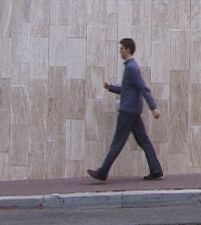
#> input picture Unit Test/eli_walk3.png, 201 x 225 px
$ python SLIC_unit.py
#> lines starting #> are read from the running program, lines starting #| are printed output that depends on the picture
import cv2
from skimage.segmentation import slic,mark_boundaries
from skimage import io
import matplotlib.pyplot as plt
import numpy as np

np.set_printoptions(threshold=np.inf)

def SLIC(src ,n_segments, compactness):

    # lab =  cv2.cvtColor(img, cv2.COLOR_BGR2Lab)
    # src =  cv2.cvtColor(src, cv2.COLOR_BGR2RGB)

    segments = slic(src, n_segments, compactness)
    dst = mark_boundaries(src, segments)
    # [9 lines of commented-out code are left out]
    return dst

if __name__ == '__main__':
    src = cv2.imread('./eli_walk3.png')
#> src is the input picture: shape (225, 201, 3); mean B, G, R 138.4, 132.1, 139.8
    clone1 = src.copy()
    clone2 = src.copy()
    clone3 = src.copy()
    dst1 = SLIC(clone1, n_segments=300, compactness=10)
#> in SLIC, `segments = slic(src, n_segments, compactness)`:
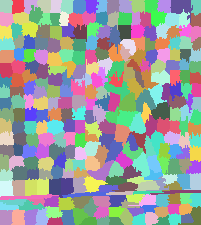
#> segments: shape (225, 201) int64; 301 distinct labels, from 1 to 301; one colour per label, 0 black
    dst2 = SLIC(clone2, n_segments=300, compactness=20)
#> call 2 of SLIC, with n_segments = 300, compactness = 20
#> in SLIC (call 2), `segments = slic(src, n_segments, compactness)`:
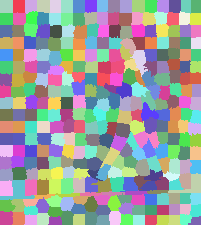
#> segments: shape (225, 201) int64; 317 distinct labels, from 1 to 317; one colour per label, 0 black
    dst3 = SLIC(clone3, n_segments=300, compactness=5)
#> call 3 of SLIC, with n_segments = 300, compactness = 5
#> in SLIC (call 3), `segments = slic(src, n_segments, compactness)`:
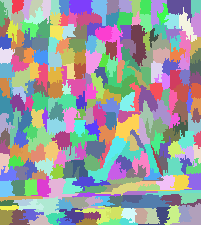
#> segments: shape (225, 201) int64; 261 distinct labels, from 1 to 261; one colour per label, 0 black
#> in SLIC (call 3), `dst = mark_boundaries(src, segments)`:
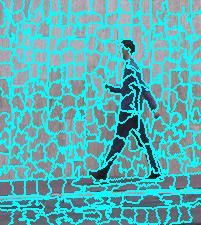
#> dst: shape (225, 201, 3) float64; mean B, G, R 0.71, 0.694, 0.349

    cv2.imshow('dst1', cv2.pyrUp(dst1))
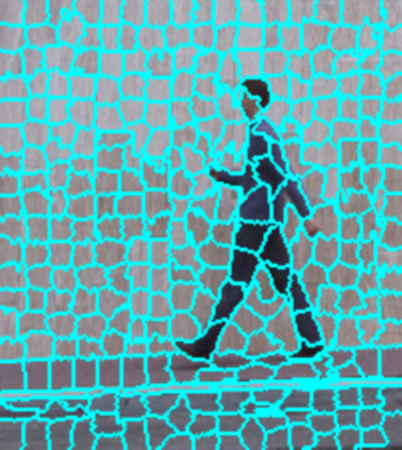
#> window 'dst1': shape (450, 402, 3) float64; mean B, G, R 0.688, 0.671, 0.372
    cv2.imshow('dst2', cv2.pyrUp(dst2))
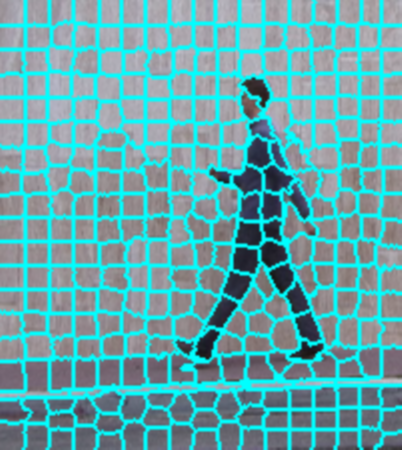
#> window 'dst2': shape (450, 402, 3) float64; mean B, G, R 0.677, 0.659, 0.388
    cv2.imshow('dst3', cv2.pyrUp(dst3))
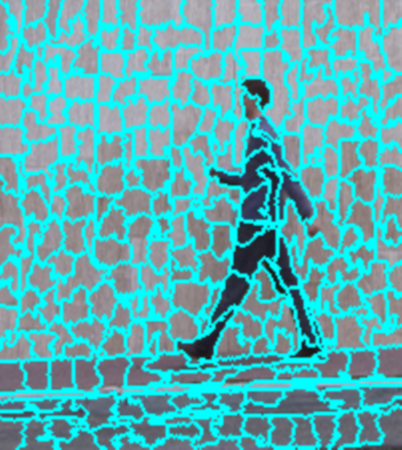
#> window 'dst3': shape (450, 402, 3) float64; mean B, G, R 0.71, 0.694, 0.349
    cv2.waitKey(0)
    cv2.destroyAllWindows()

$ run again, with Unit Test/Comparison.png copied over Unit Test/eli_walk3.png
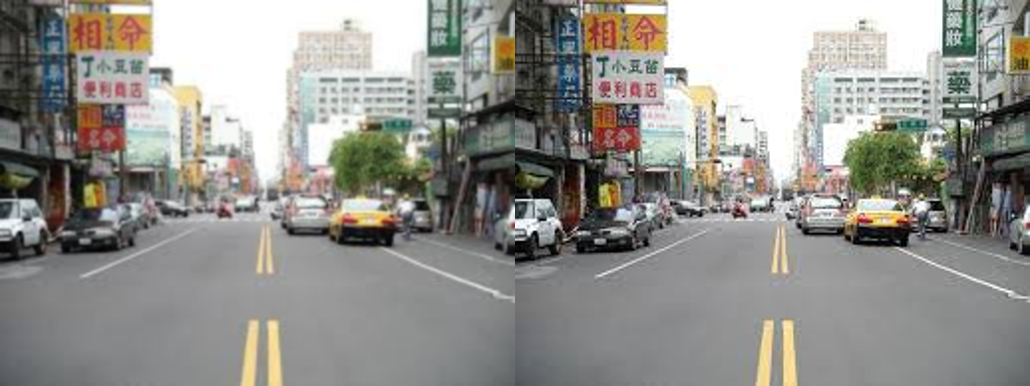
#> input picture Unit Test/Comparison.png, 1030 x 386 px
#> src is the input picture: shape (386, 1030, 3); mean B, G, R 142.8, 147.8, 148.7
#> segments: shape (386, 1030) int64; 233 distinct labels, from 1 to 233
#> segments: shape (386, 1030) int64; 295 distinct labels, from 1 to 295
#> in SLIC (call 3), `segments = slic(src, n_segments, compactness)`:
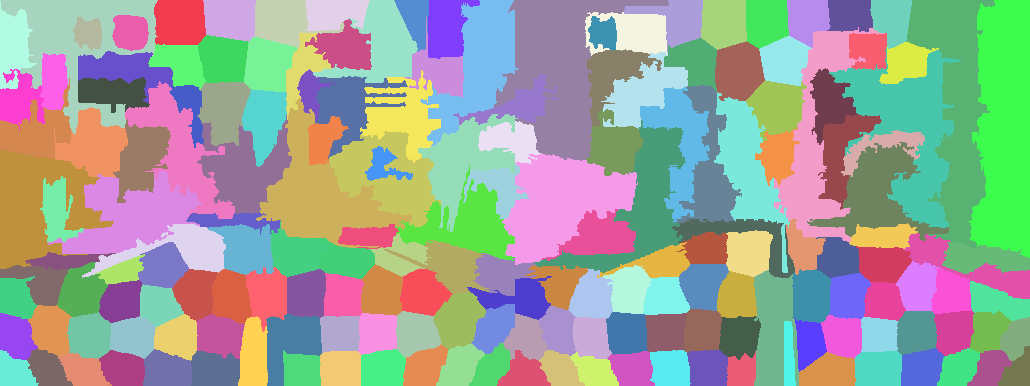
#> segments: shape (386, 1030) int64; 179 distinct labels, from 1 to 179; one colour per label, 0 black
#> `cv2.imshow('dst3', cv2.pyrUp(dst3))`:
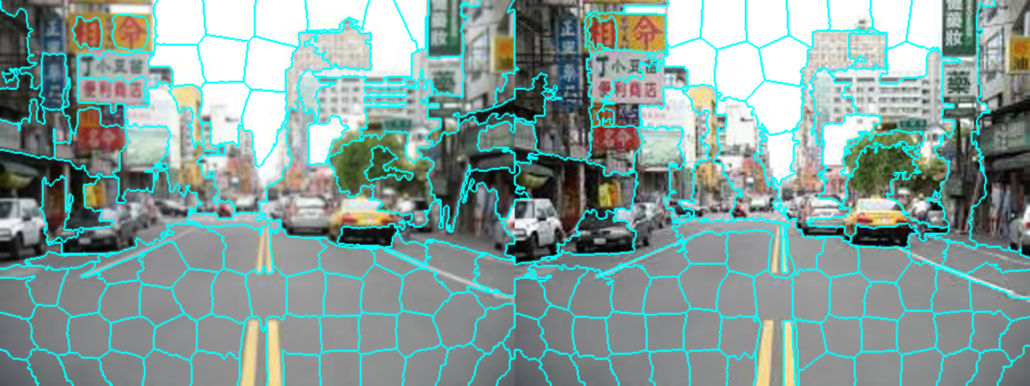
#> window 'dst3': shape (772, 2060, 3) float64 (shown at 1/2 size); mean B, G, R 0.608, 0.624, 0.52
